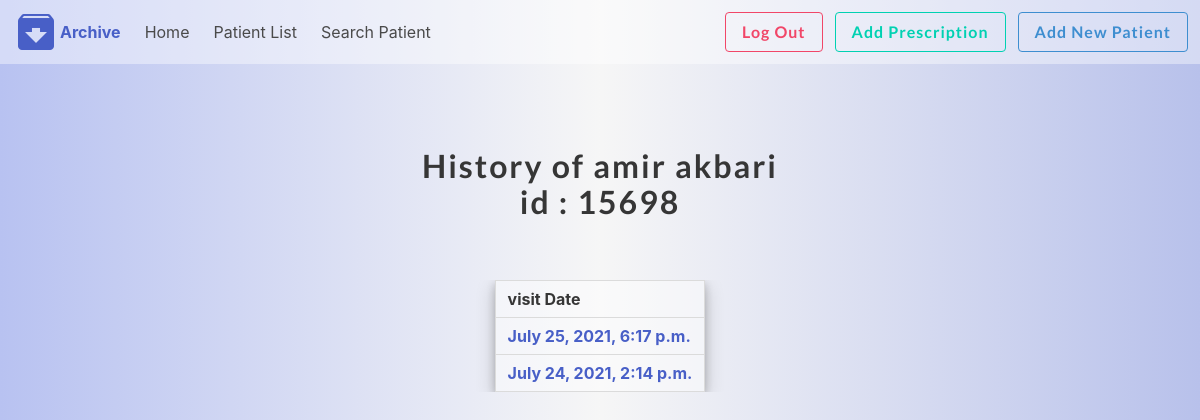
Page /patient/2/history (signed in) on the earlier database version.
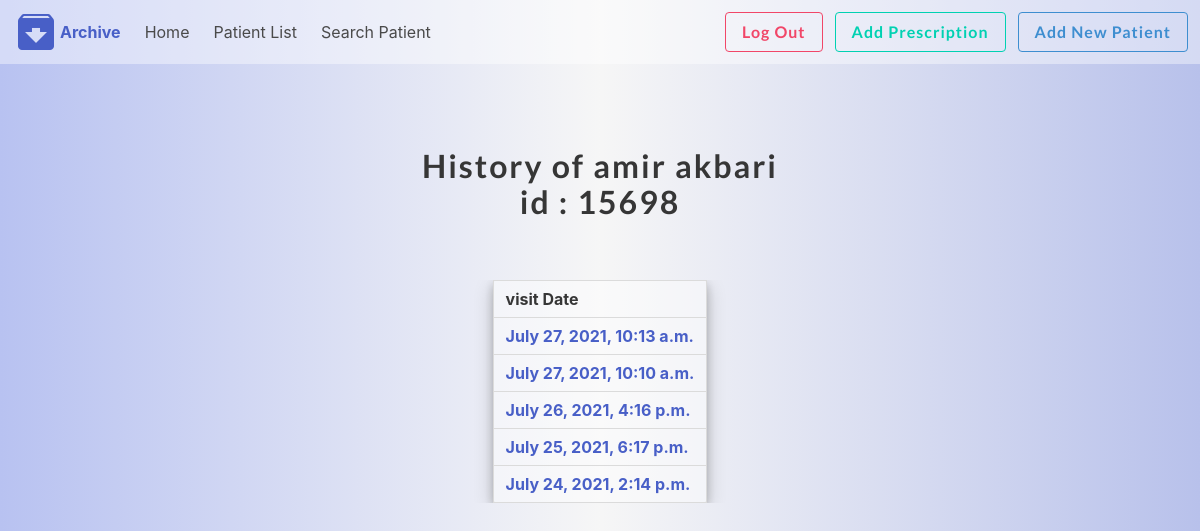
Same page on the later database version.
### patienthistory/models.py (models this page shows, shortened)
class PatientHistory(models.Model):
    PatientId = models.ForeignKey(Patient, on_delete=models.CASCADE, blank=True, null=True)
    Prescription = models.TextField(max_length=300, null=True, blank=True)
    nextVisit = models.CharField(null=True, blank=True, max_length=30)
    picture = models.ImageField(upload_to=user_hitory_path, blank=True, null=True, verbose_name='Picture')
    VisitDate = models.DateTimeField(auto_now_add=True, blank=True)
    Description = models.TextField(max_length=300, null=True, blank=True)

### patienthistory/views.py (the view)
# urls.py: path('<PatientId>/history', views.PatientHistoryview, name='patientHist'),
@login_required
def PatientHistoryview(request, PatientId):
    user = PatientId
    allhistories = PatientHistory.objects.filter(PatientId_id=user).order_by('-VisitDate')
    username = Patient.objects.get(id=user)
    context = {'allhistories': allhistories,
               'username': username
               }
    return render(request, 'patienthistory/patienthis.html', context)

### patienthistory/templates/patienthistory/patienthis.html
{% extends 'patienthistory/base.html' %}
{% block content %}
    <section class="section">
        <div class="container">
            <div class="columns is-mobile is-centered">
                <div class="column">
                    <br>
                    <div class="column">
                        <h1 class="title" style="text-align: center">
                           <strong>History of </strong> {{ username.first_name }} {{ username.last_name }}<b> <br> id : </b>{{ username.Id_card_number }}
                        </h1>
                    </div>
                    <section class="section">
                        <div class="container">
                            <div class="table-container">
                                <table class="table table is-bordered"
                                       style="border-radius:2%; margin-left: auto;margin-right: auto; box-shadow: 0 4px 8px 0 rgba(0, 0, 0, 0.2), 0 6px 20px 0 rgba(0, 0, 0, 0.19); background: rgba(255,255,255,0.4);">
                                    <thead>
                                    <tr>
                                        <th>visit Date</th>
                                    </tr>
                                    </thead>
                                    <tbody>
                                    {% for history in allhistories %}
                                        <tr>
                                            <td><b><a href="{% url 'Prescription' history.id %}">{{ history.VisitDate }}</a></b></td>
                                        </tr>
                                    {% endfor %}
                                    </tbody>
                                </table>
                            </div>
                        </div>
                    </section>
                </div>
            </div>
        </div>
    </section>
{% endblock %}

Differences in the rows shown:
added PatientHistory: VisitDate "July 27, 2021, 10:13 a.m."
added PatientHistory: VisitDate "July 27, 2021, 10:10 a.m."
added PatientHistory: VisitDate "July 26, 2021, 4:16 p.m."
